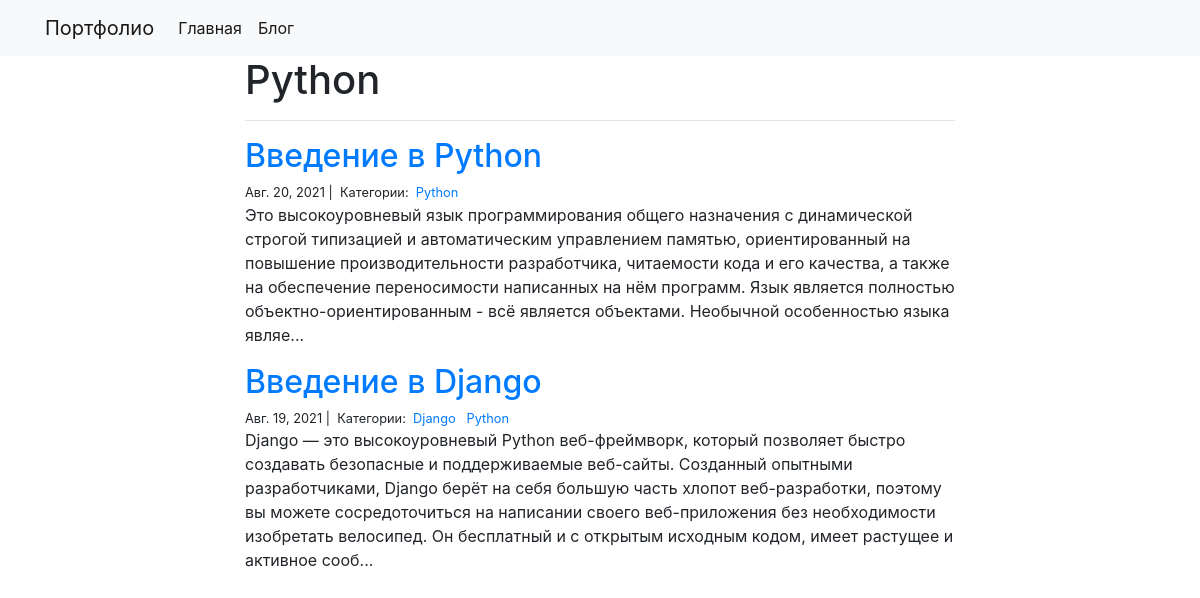
The page /blog/Python/ on the database its author committed.
### blog/models.py (models this page shows)
class Category(models.Model):
    name = models.CharField(max_length=20)

class Post(models.Model):
    title = models.CharField(max_length=255)
    body = models.TextField()
    created_on = models.DateTimeField(auto_now_add=True)
    last_modified = models.DateTimeField(auto_now=True)
    categories = models.ManyToManyField('Category', related_name='posts')

### blog/views.py (the view)
# urls.py: path("<category>/", views.blog_category, name="blog_category"),
def blog_category(request, category):
    posts = Post.objects.filter(
        categories__name__contains=category
    ).order_by(
        '-created_on'
    )
    context = {
        'category': category,
        'posts': posts
    }
    return render(request, 'blog_category.html', context)

### blog/templates/blog_category.html
{% extends "base.html" %}
{% block page_content %}
<div class="col-md-8 offset-md-2">
    <h1>{{ category | title }}</h1>
    <hr>
    {% for post in posts %}
        <h2><a href="{% url 'blog_detail' post.pk%}">{{ post.title }}</a></h2>
        <small>
            {{ post.created_on.date }} |&nbsp;
            Категории:&nbsp;
            {% for category in post.categories.all %}
            <a href="{% url 'blog_category' category.name %}">
                {{ category.name }}
            </a>&nbsp;
            {% endfor %}
        </small>
        <p>{{ post.body | slice:":400" }}...</p>
    {% endfor %}
</div>
{% endblock %}

### rows shown on the page
Category: name "Python"
Post: title "Введение в Python", created_on "Авг. 20, 2021", body "Это высокоуровневый язык программирования общего назначения с динамической строгой типизацией и автоматическим управлением памятью, ориентированный на повышение производительности разработчика, читаемости кода и его качества, а также на обеспечение переносимости написанных на нём программ. Язык является полностью объектно-ориентированным - всё является объектами. Необычной особенностью языка являе"
Post: title "Введение в Django", created_on "Авг. 19, 2021", body "Django — это высокоуровневый Python веб-фреймворк, который позволяет быстро создавать безопасные и поддерживаемые веб-сайты. Созданный опытными разработчиками, Django берёт на себя большую часть хлопот веб-разработки, поэтому вы можете сосредоточиться на написании своего веб-приложения без необходимости изобретать велосипед. Он бесплатный и с открытым исходным кодом, имеет растущее и активное сооб"
Category: name "Django"
